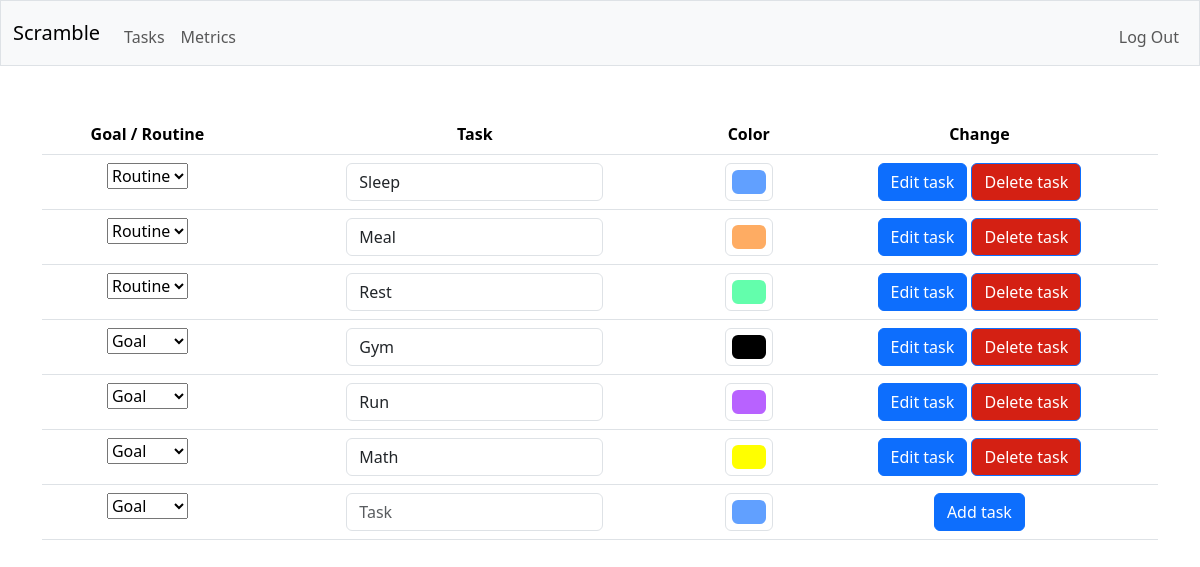
The app's page /tasks (signed in) with its own data.
### tables this page shows
CREATE TABLE tasks (
    user_id INTEGER NOT NULL,
    task_id INTEGER PRIMARY KEY AUTOINCREMENT NOT NULL,
    name TEXT NOT NULL,
    color TEXT NOT NULL,
    fixed TEXT NOT NULL default "not_fixed"
);

### app.py (the view, shortened to what this page needs)
@app.route("/tasks", methods=["GET", "POST"])
@login_required
def tasks():
    if request.method == "GET":
        user_tasks = db.execute("SELECT * FROM tasks WHERE user_id = ?", session['user_id'])
        tasks = []
        for row in user_tasks:
            task = {}
            task['task_id'] = row['task_id']
            task['name'] = row['name']
            task['color'] = row['color']
            task['fixed'] = row['fixed']
            tasks.append(task)
        return render_template("tasks.html", tasks=tasks)

### helpers.py (called while the page is built)
def login_required(f):
    @wraps(f)
    def decorated_function(*args, **kwargs):
        if session.get("user_id") is None:
            return redirect("/login")
        return f(*args, **kwargs)
    return decorated_function

### templates/tasks.html (shortened to what this page needs)
{% extends "layout.html" %}
{% block main %}
    <table class="table">
        <tr>
            <th>Goal / Routine</th>
            <th>Task</th>
            <th>Color</th>
            <th>Change</th>
        </tr>
    {% for task in tasks %}
        {% if task['name'] != '___NULL___'%}
        <tr>
            <form action="/tasks" method="post">
                <td>
                    <select name = "task_fixed">
                        <option value = "fixed" {% if task['fixed'] == "fixed" %}selected{% endif %}>Routine</option>
                        <option value = "not_fixed" {% if task['fixed'] == "not_fixed" %}selected{% endif %}>Goal</option>
                    </select>
                </td>
                <td><input autocomplete="off" autofocus class="form-control mx-auto w-auto" name="task_name" value="{{task['name']}}" type="text"></td>
                <td><input type="color" class="form-control form-control-color mx-auto" id="exampleColorInput" name="task_color" value="{{task['color']}}" title="Choose your color"></td>
                <td>
                    <button  class="btn btn-primary" name="action" value="edit" type="submit">Edit task</button>
                    <button  class="btn btn-primary" name="action" value="delete" type="submit" style="background-color: #d42013">Delete task</button>
                </td>
            </form>
        </tr>
        {% endif %}
    {% endfor %}
    <tr>
        <form action="/tasks" method="post">
            <td>
                <select name = "task_fixed">
                    <option value = "not_fixed" selected>Goal</option>
                </select>
            </td>
            <td><input autocomplete="off" autofocus class="form-control mx-auto w-auto" name="task_name" placeholder="Task" type="text"></td>
            <td><input type="color" class="form-control form-control-color mx-auto" id="exampleColorInput" name="task_color" value="#61a0ff" title="Choose your color"></td>
            <td><button  class="btn btn-primary" name="action" value="add" type="submit">Add task</button></td>
        </form>
    </tr>
    </table>
{% endblock %}

### records on screen
tasks: task_fixed "Routine", task_name "Sleep", task_color "#61a0ff"
tasks: task_fixed "Routine", task_name "Meal", task_color "#feac63"
tasks: task_fixed "Routine", task_name "Rest", task_color "#63feac"
tasks: task_fixed "Goal", task_name "Gym", task_color "#000000"
tasks: task_fixed "Goal", task_name "Run", task_color "#b862ff"
tasks: task_fixed "Goal", task_name "Math", task_color "#ffff00"
